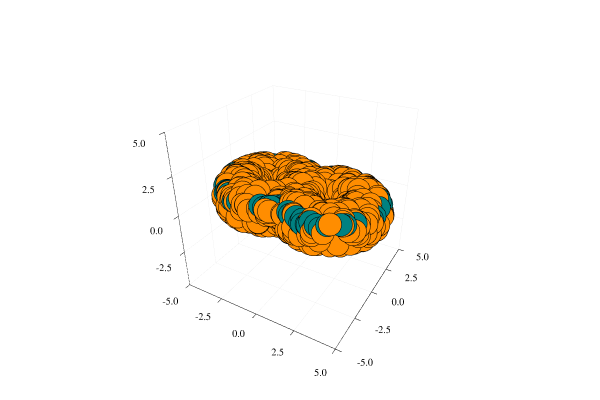

Source (notebook cell):
### Code cell
p = ext.plot_3D(landmark = torus, witness = circle, landmark_label = "", witness_label = "", 
                xlim = (-5, 5), ylim = (-5, 5), zlim = (-5, 5))

### Figure 1 — Plotly figure (JSON) as saved in the notebook; plotly's stock layout.template omitted (floating-point values rounded to 4 significant figures; data arrays with more than 128 entries replaced by an {"elided": "..."} marker saying what was removed)
{"data": [{"colorbar": {"title": ""}, "legendgroup": "", "marker": {"color": "rgba(255, 141, 0, 1.000)", "line": {"color": "rgba(0, 0, 0, 1.000)", "width": 1}, "size": 8, "symbol": "circle"}, "mode": "markers", "name": "", "showlegend": false, "type": "scatter3d", "x": {"elided": "718 float values"}, "xaxis": "x1", "y": {"elided": "718 float values"}, "yaxis": "y1", "z": {"elided": "718 float values"}, "zmax": null, "zmin": null}, {"colorbar": {"title": ""}, "legendgroup": "", "marker": {"color": "rgba(0, 129, 129, 1.000)", "line": {"color": "rgba(0, 0, 0, 1.000)", "width": 1}, "size": 8, "symbol": "circle"}, "mode": "markers", "name": "", "showlegend": false, "type": "scatter3d", "x": [-1.579, -0.1476, -4.327, -1.904, -4.849, -0.667, -0.8824, -1.955, -4.149, -4.762, -4.553, -4.715, -0.715, -0.4123, -0.2671, -3.668, -0.8573, -3.542, -0.378, -4.344, -4.758, -0.03755, -3.882, -4.442, -4.814, -4.568, -2.52, -2.851, -3.449, -4.432, -0.6166, -2.522, -4.841, -4.794, -0.514, -0.647, -3.611, -0.1768, -0.6409, -3.417, -4.268, -3.826, -1.085, -0.8395, -4.614, -2.168, 3.859, 0.996, 0.6086, 1.258, 4.518, 0.8753, 2.12, 3.663, 3.059, 4.809, 2.012, 4.635, 1.682, 4.727, 0.8117, 4.255, 3.148, 3.605, 1.626, 2.078, 2.501, 0.8151, 4.766, 2.751, 4.395, 1.041, 1.758, 2.864, 2.171, 2.172], "xaxis": "x1", "y": [2.729, 2.12, 1.583, -2.828, -0.2148, 2.416, 2.532, 2.851, 1.692, -0.1212, 1.021, -0.4066, 2.546, -2.325, 2.252, -2.189, -2.579, 2.417, -2.254, 1.652, -0.05127, -2.015, -2.175, 1.499, -0.2482, 1.039, 2.778, -2.738, -2.456, -1.511, 2.471, -2.754, -0.3588, -0.2888, -2.367, -2.423, -2.226, -2.096, -2.429, -2.373, 1.681, -2.115, -2.603, 2.579, 0.8037, 2.778, -2.033, 2.568, -2.391, -2.647, 1.151, 2.632, 2.791, -2.174, -2.537, -0.3457, -2.839, 1.129, -2.726, 0.4737, 2.499, -1.616, 2.584, 2.374, -2.826, -2.849, -2.747, -2.537, -0.6337, -2.768, 1.337, 2.612, -2.866, 2.736, -2.729, 2.751], "yaxis": "y1", "z": [0.6481, 0.5796, 0.58, 0.5589, 0.5158, 0.651, 0.6405, 0.5249, 0.6776, 0.6445, 0.6618, 0.6666, 0.5231, 0.5785, 0.5407, 0.6594, 0.5709, 0.4975, 0.6295, 0.4978, 0.6522, 0.583, 0.4825, 0.5009, 0.5654, 0.6383, 0.5641, 0.497, 0.5247, 0.5049, 0.5547, 0.5954, 0.5049, 0.5876, 0.6071, 0.6314, 0.6636, 0.6279, 0.6212, 0.6452, 0.5686, 0.6073, 0.6513, 0.5602, 0.6781, 0.622, 0.6556, 0.6527, 0.6425, 0.6622, 0.6392, 0.5059, 0.6086, 0.6759, 0.6628, 0.5578, 0.5444, 0.4988, 0.668, 0.6412, 0.6414, 0.6324, 0.5615, 0.5003, 0.5251, 0.5259, 0.6096, 0.5998, 0.5459, 0.4967, 0.6694, 0.6225, 0.4824, 0.4942, 0.6791, 0.6542], "zmax": null, "zmin": null}], "layout": {"annotations": [], "height": 400, "legend": {"bgcolor": "rgba(255, 255, 255, 1.000)", "bordercolor": "rgba(0, 0, 0, 1.000)", "font": {"color": "rgba(0, 0, 0, 1.000)", "family": "sans-serif", "size": 11}, "tracegroupgap": 0, "x": 1, "y": 1}, "margin": {"b": 20, "l": 0, "r": 0, "t": 20}, "paper_bgcolor": "rgba(255, 255, 255, 1.000)", "plot_bgcolor": "rgba(255, 255, 255, 1.000)", "scene": {"camera": {"eye": {"x": 1.126, "y": -1.95, "z": 1.3}}, "xaxis": {"anchor": "y1", "domain": [0.06582, 0.9934], "gridcolor": "rgba(0, 0, 0, 0.100)", "gridwidth": 0.5, "linecolor": "rgba(0, 0, 0, 1.000)", "mirror": false, "range": [-5, 5], "showgrid": true, "showline": true, "showticklabels": true, "tickangle": 0, "tickcolor": "rgb(0, 0, 0)", "tickfont": {"color": "rgba(0, 0, 0, 1.000)", "family": "sans-serif", "size": 11}, "tickmode": "array", "ticks": "inside", "ticktext": ["-5.0", "-2.5", "0.0", "2.5", "5.0"], "tickvals": [-5, -2.5, 0, 2.5, 5], "title": "", "titlefont": {"color": "rgba(0, 0, 0, 1.000)", "family": "sans-serif", "size": 15}, "type": "-", "visible": true, "zeroline": false, "zerolinecolor": "rgba(0, 0, 0, 1.000)"}, "yaxis": {"anchor": "x1", "domain": [0.03762, 0.9902], "gridcolor": "rgba(0, 0, 0, 0.100)", "gridwidth": 0.5, "linecolor": "rgba(0, 0, 0, 1.000)", "mirror": false, "range": [-5, 5], "showgrid": true, "showline": true, "showticklabels": true, "tickangle": 0, "tickcolor": "rgb(0, 0, 0)", "tickfont": {"color": "rgba(0, 0, 0, 1.000)", "family": "sans-serif", "size": 11}, "tickmode": "array", "ticks": "inside", "ticktext": ["-5.0", "-2.5", "0.0", "2.5", "5.0"], "tickvals": [-5, -2.5, 0, 2.5, 5], "title": "", "titlefont": {"color": "rgba(0, 0, 0, 1.000)", "family": "sans-serif", "size": 15}, "type": "-", "visible": true, "zeroline": false, "zerolinecolor": "rgba(0, 0, 0, 1.000)"}, "zaxis": {"gridcolor": "rgba(0, 0, 0, 0.100)", "gridwidth": 0.5, "linecolor": "rgba(0, 0, 0, 1.000)", "mirror": false, "range": [-5, 5], "showgrid": true, "showline": true, "showticklabels": true, "tickangle": 0, "tickcolor": "rgb(0, 0, 0)", "tickfont": {"color": "rgba(0, 0, 0, 1.000)", "family": "sans-serif", "size": 11}, "tickmode": "array", "ticks": "inside", "ticktext": ["-5.0", "-2.5", "0.0", "2.5", "5.0"], "tickvals": [-5, -2.5, 0, 2.5, 5], "title": "", "titlefont": {"color": "rgba(0, 0, 0, 1.000)", "family": "sans-serif", "size": 15}, "type": "-", "visible": true, "zeroline": false, "zerolinecolor": "rgba(0, 0, 0, 1.000)"}}, "showlegend": true, "width": 600}}
